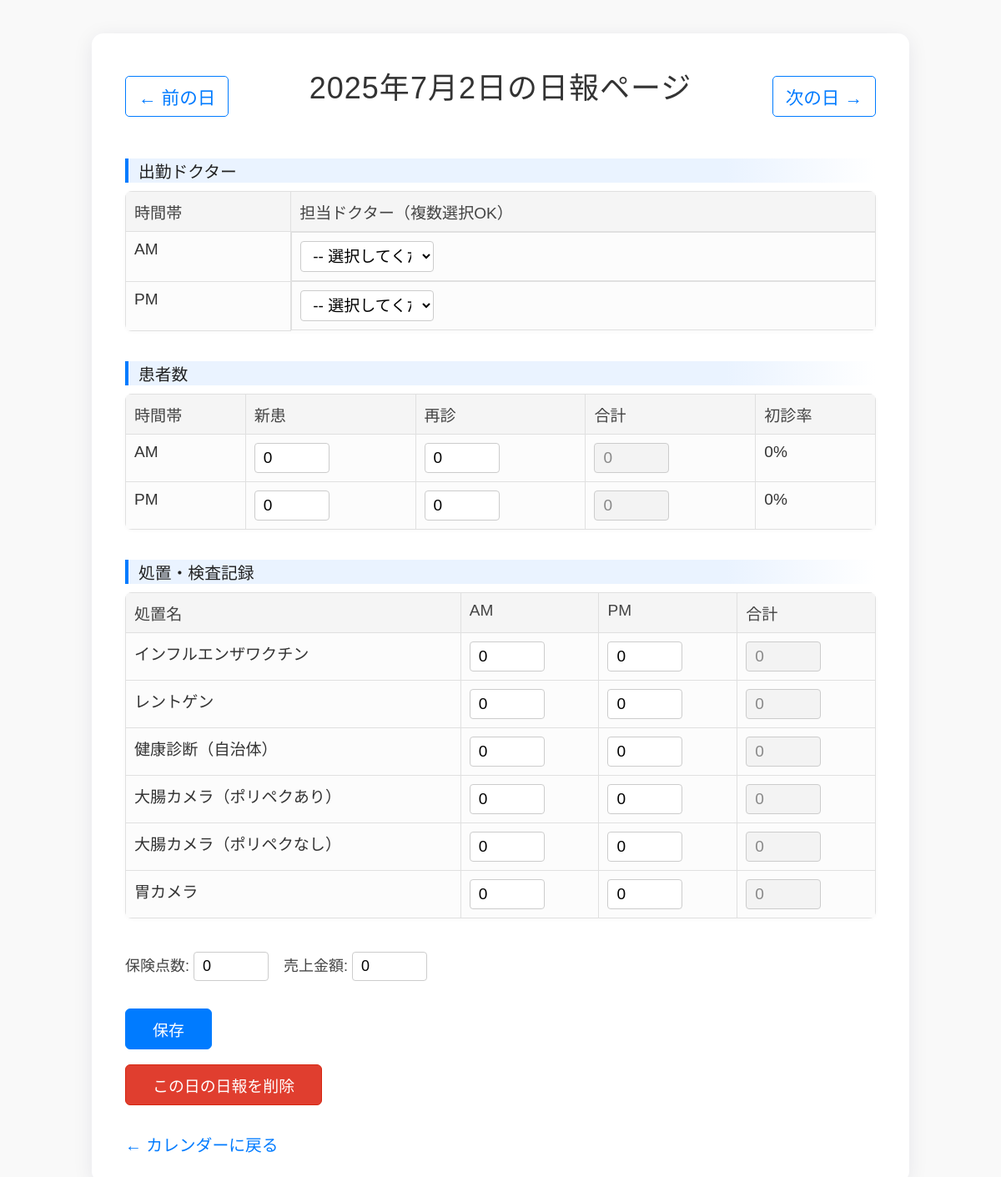
/report/2025/7/2 (signed in), run on the app's committed database.
### tables this page shows
CREATE TABLE procedures (
            id INTEGER PRIMARY KEY AUTOINCREMENT,
            clinic_id INTEGER NOT NULL,
            name TEXT NOT NULL,
            FOREIGN KEY (clinic_id) REFERENCES clinics(id),
            UNIQUE(clinic_id, name)
        );

### app.py (the view, shortened to what this page needs)
@app.route('/report/<int:year>/<int:month>/<int:day>', methods=['GET', 'POST'])
@login_required
def daily_report(year, month, day):
    report_date_obj = date(year, month, day)
    report_date = report_date_obj.strftime("%Y-%m-%d")
    prev_day_obj = report_date_obj - timedelta(days=1)
    next_day_obj = report_date_obj + timedelta(days=1)
    clinic_id = session.get('clinic_id')
    user_id = session.get('user_id')
    username, clinic_name = "ゲスト", "未所属クリニック"
    conn = sqlite3.connect('daily_report.db')
    cursor = conn.cursor()
    if user_id:
        cursor.execute("SELECT username, clinic_id FROM users WHERE id=?", (user_id,))
        user_data = cursor.fetchone()
        if user_data:
            username = user_data[0]
            if user_data[1]:
                cursor.execute("SELECT name FROM clinics WHERE id=?", (user_data[1],))
                clinic_data = cursor.fetchone()
                if clinic_data:
                    clinic_name = clinic_data[0]
    if not clinic_id:
        flash('クリニック情報が見つかりません。再ログインしてください。', 'danger')
        conn.close()
        return redirect(url_for('login'))
    cursor.execute("SELECT id, name FROM procedures WHERE clinic_id=?", (clinic_id,))
    procedures_master = cursor.fetchall()
    cursor.execute("SELECT id, name FROM doctors WHERE clinic_id=?", (clinic_id,))
    doctors_master = cursor.fetchall()
    cursor.execute("SELECT id, total_points, total_sales FROM daily_reports WHERE clinic_id=? AND date=?", (clinic_id, report_date))
    result = cursor.fetchone()
    daily_report_id = result[0] if result else None
    total_points = result[1] if result else 0
    total_sales = result[2] if result else 0
    shifts = {period: {'new_patients': 0, 'returning_patients': 0, 'total_patients': 0} for period in ['AM', 'PM']}
    procedures_records = {proc[0]: {} for proc in procedures_master}
    if daily_report_id:
        cursor.execute("SELECT procedure_id, time_period, count FROM procedure_records WHERE daily_report_id=?", (daily_report_id,))
        for p_id, period, count in cursor.fetchall():
            if p_id in procedures_records:
                procedures_records[p_id][period] = count
    for proc_id in procedures_records:
        for period in ['AM', 'PM']:
            if period not in procedures_records[proc_id]:
                procedures_records[proc_id][period] = 0
    daily_doctors = {period: [] for period in ['AM', 'PM']}
    if daily_report_id:
        cursor.execute("SELECT doctor_id, time_period FROM daily_doctor_shifts WHERE daily_report_id=?", (daily_report_id,))
        for doc_id, period in cursor.fetchall():
            if period in daily_doctors:
                daily_doctors[period].append(doc_id)
    conn.close()
    return render_template(
        'daily_report.html',
        year=year, month=month, day=day,
        total_points=total_points, total_sales=total_sales,
        shifts=shifts, procedures=procedures_master,
        procedures_records=procedures_records,
        doctors=doctors_master, daily_doctors=daily_doctors,
        message=None, date=report_date_obj,
        prev_day_year=prev_day_obj.year, prev_day_month=prev_day_obj.month, prev_day_day=prev_day_obj.day,
        next_day_year=next_day_obj.year, next_day_month=next_day_obj.month, next_day_day=next_day_obj.day,
        username=username, clinic_name=clinic_name
    )

### app.py (called while the page is built)
def login_required(f):
    @functools.wraps(f)
    def decorated_function(*args, **kwargs):
        if 'user_id' not in session:
            flash('ログインが必要です', 'warning')
            return redirect(url_for('login'))
        return f(*args, **kwargs)
    return decorated_function

### templates/daily_report.html (shortened to what this page needs)
<!DOCTYPE html>
<html lang="ja">
<head>
</head>
<body>
    <div class="main-content">
        <div class="date-navigation">
            <a href="{{ url_for('daily_report', year=prev_day_year, month=prev_day_month, day=prev_day_day) }}">← 前の日</a>
            <h1>{{ year }}年{{ month }}月{{ day }}日の日報ページ</h1>
            <a href="{{ url_for('daily_report', year=next_day_year, month=next_day_month, day=next_day_day) }}">次の日 →</a>
        </div>
        <form method="post">
            <h3>出勤ドクター</h3>
            <table>
                <tr>
                    <th>時間帯</th>
                    <th>担当ドクター（複数選択OK）</th>
                </tr>
                {% for period in ['AM', 'PM'] %}
                <tr>
                    <td>{{ period }}</td>
                    <td id="doctors_container_{{ period }}" class="doctors-cell">
                        </td>
                </tr>
                {% endfor %}
            </table>
            <h3>患者数</h3>
            <table>
                <tr>
                    <th>時間帯</th>
                    <th>新患</th>
                    <th>再診</th>
                    <th>合計</th>
                    <th>初診率</th>
                </tr>
                {% for period in ['AM', 'PM'] %}
                <tr>
                    <td>{{ period }}</td>
                    <td><input type="number" name="new_{{ period }}" min="0" value="{{ shifts[period].new_patients if shifts[period] else 0 }}" oninput="calculatePatientStats('{{ period }}')"></td>
                    <td><input type="number" name="return_{{ period }}" min="0" value="{{ shifts[period].returning_patients if shifts[period] else 0 }}" oninput="calculatePatientStats('{{ period }}')"></td>
                    <td><input type="number" name="total_{{ period }}" min="0" value="{{ shifts[period].total_patients if shifts[period] else 0 }}" id="total_{{ period }}" readonly></td>
                    <td><span id="new_patient_rate_{{ period }}">0%</span></td>
                </tr>
                {% endfor %}
            </table>
            <h3>処置・検査記録</h3>
            <table>
                <tr>
                    <th>処置名</th>
                    <th>AM</th>
                    <th>PM</th>
                    <th>合計</th>
                </tr>
                {% for procedure in procedures %}
                <tr>
                    <td>{{ procedure[1] }}</td>
                    {% for period in ['AM', 'PM'] %}
                    <td>
                        <input type="number"
                               name="procedure_{{ procedure[0] }}_{{ period }}"
                               min="0"
                               value="{{ procedures_records[procedure[0]][period] if procedures_records[procedure[0]] and period in procedures_records[procedure[0]] else 0 }}"
                               oninput="calculateProcedureTotal('{{ procedure[0] }}')">
                    </td>
                    {% endfor %}
                    <td>
                        <input type="number"
                               name="procedure_total_{{ procedure[0] }}"
                               min="0"
                               value="0"
                               id="procedure_total_{{ procedure[0] }}"
                               readonly>
                    </td>
                </tr>
                {% endfor %}
            </table>
            <div class="button-group">
                <label class="form-label">保険点数: <input type="number" name="total_points" min="0" value="{{ total_points }}"></label>
                <label class="form-label">売上金額: <input type="number" name="total_sales" min="0" value="{{ total_sales }}"></label>
            </div>
            <div class="button-group">
                <button type="submit" class="btn-primary">保存</button>
            </div>
        </form>
        <form method="post" action="{{ url_for('delete_report', year=year, month=month, day=day) }}" onsubmit="return confirm('この日の日報を本当に削除しますか？');" style="margin-top:18px;">
            <button type="submit" class="btn-danger">この日の日報を削除</button>
        </form>
        <div class="bottom-link">
            <a href="{{ url_for('index', year=year, month=month) }}">← カレンダーに戻る</a>
        </div>
    </div>
</body>
</html>

### templates/daily_report.html (style rules this page uses)
body { font-family: 'Yu Gothic', '游ゴシック', 'Hiragino Kaku Gothic ProN', 'ヒラギノ角ゴ ProN W3', sans-serif; margin: 0; background-color: #f9f9f9; color: #333; font-size: 18px; padding-bottom: 48px; }
.main-content { max-width: 900px; margin: 40px auto 0 auto; background: #fff; padding: 36px 40px 32px 40px; border-radius: 14px; box-shadow: 0 4px 24px 0 rgba(30,30,60,0.08); }
h1 { margin: 0 0 26px 0; font-size: 2em; font-weight: 400; letter-spacing: 1px; color: #333; text-align: center; }
.date-navigation { display: flex; justify-content: space-between; align-items: center; margin-bottom: 20px; }
.date-navigation a { font-size: 1.2em; padding: 8px 15px; border: 1px solid #007bff; border-radius: 5px; text-decoration: none; color: #007bff; transition: background-color 0.2s, color 0.2s; }
h3 { margin-top: 36px; margin-bottom: 10px; font-size: 1.1em; font-weight: 500; color: #222; border-left: 4px solid #007bff; padding-left: 12px; background: linear-gradient(90deg, #eaf3ff 0 80%, transparent 100%); }
table { width: 100%; border-collapse: collapse; margin-bottom: 24px; background: #fcfcfc; border-radius: 8px; overflow: hidden; box-shadow: 0 1px 4px 0 rgba(0,0,0,0.03); }
th, td { border: 1px solid #e0e0e0; padding: 10px 10px; text-align: left; font-size: 1.06em; vertical-align: top; }
th { background: #f5f5f5; color: #444; font-weight: normal; }
td.doctors-cell { display: flex; flex-wrap: wrap; gap: 8px; }
input[type="number"], select { font-size: 1em; padding: 6px 10px; border-radius: 4px; border: 1px solid #ccc; background: #fff; width: 90px; box-sizing: border-box; }
input[readonly] { background: #f3f3f3; color: #888; }
.form-label { display: inline-block; margin: 10px 0 3px 0; color: #444; font-size: 1em; }
.button-group { margin-top: 30px; display: flex; gap: 18px; flex-wrap: wrap; justify-content: flex-start; }
button, .btn-link { display: inline-block; font-size: 1.05em; padding: 10px 32px; border-radius: 6px; border: 1px solid #bbb; background: #fff; color: #333; cursor: pointer; transition: all 0.25s; font-family: inherit; text-decoration: none; text-align: center; }
.btn-primary { background: #007bff; border-color: #007bff; color: #fff; }
.btn-danger { background: #e03e2f; color: #fff; border-color: #d62610; }
.bottom-link { margin-top: 32px; display: block; text-align: left; }
.bottom-link a { color: #007bff; font-size: 1.1em; text-decoration: none; transition: color 0.2s; }

### data on the page
procedures: name "インフルエンザワクチン", procedures_records "0" "0"
procedures: name "レントゲン", procedures_records "0" "0"
procedures: name "健康診断（自治体）", procedures_records "0" "0"
procedures: name "大腸カメラ（ポリペクあり）", procedures_records "0" "0"
procedures: name "大腸カメラ（ポリペクなし）", procedures_records "0" "0"
procedures: name "胃カメラ", procedures_records "0" "0"

### other printed values
{{ year }} "2025"
{{ month }} "7"
{{ day }} "2"
{{ period }} "AM" "PM"
